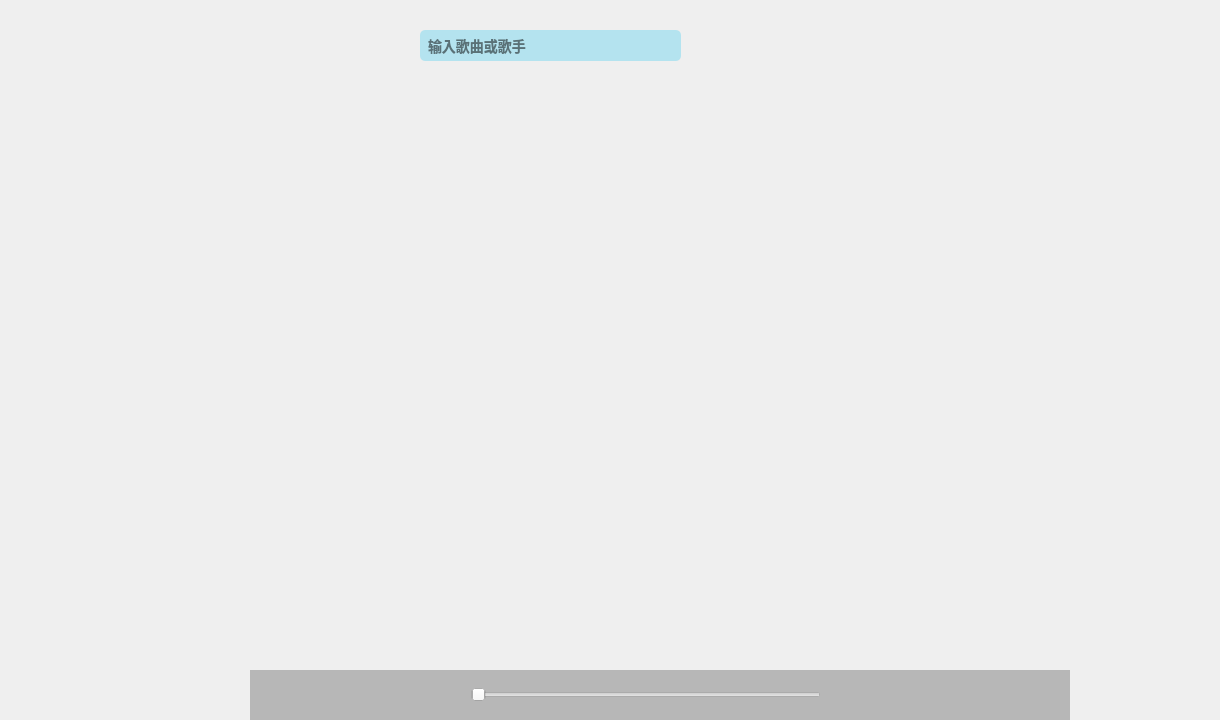
<?xml version="1.0" encoding="UTF-8"?>
<ui version="4.0">
 <class>HomeScreen</class>
 <widget class="QWidget" name="HomeScreen">
  <property name="geometry">
   <rect>
    <x>0</x>
    <y>0</y>
    <width>1220</width>
    <height>720</height>
   </rect>
  </property>
  <property name="windowTitle">
   <string>Form</string>
  </property>
  <property name="styleSheet">
   <string notr="true">
QFrame#frame
{
	
	/*background-color: rgb(58, 255, 249);*/
	
	border-image:url(:/res/background/bg3.jpg);		/*背景大小会自适应窗口大小*/
/*
	border-top-left-radius:10px;
	border-top-right-radius:10px;
	border-bottom-left-radius:10px;
	border-bottom-right-radius:10px;
*/
	border-radius:10px;

}

QPushButton#btn_max
{
	background-image: url(:/res/rightTop/max.png);	/*背景图片会以原大小显示，不会自动适应窗口大小*/
}
QPushButton#btn_min
{
	background-image: url(:/res/rightTop/min.png);
}
QPushButton#btn_quit
{
	background-image: url(:/res/rightTop/quit.png);
	
}

QPushButton#btn_menu
{
	background-image: url(:/res/rightTop/menu.png);
}

/* QPushButton#btn_max,QPushButton#btn_min,QPushButton#btn_quit,QPushButton#btn_menu
{
	background-repeat:no-repeat;	
	border:none;						
	background-position:center;			

} */
QPushButton
{
    background-repeat:no-repeat;	
	border:none;						
	background-position:center;	
	width:32px;
	height:32px;
}

/*hover*/
QPushButton#btn_quit:hover
{
	background-color:rgb(230,0,0);
}
QPushButton#btn_max:hover,QPushButton#btn_min:hover,QPushButton#btn_menu:hover
{
	background-color: rgba(255, 255, 255,100);
}
/*查找按钮*/
QPushButton#btn_search
{
    background-image: url(://res/smallImage/sereach.png);
    border:none;
    background-repeat: no-repeat;
  	background-position: center;
}
/*搜索框*/
QLineEdit#lineEdit_search
{
    border: none;
	border-radius: 5px;
	background-color: rgba(179,226,239,250);

    font:bold 14px;
    color:black;
    padding:6px;
}
QPushButton#btn_search:hover
{
    background-image: url(:/res/smallImage-hover/sereach-hover.png);
}

/*底部按钮样式*/
QWidget#bottom_widget
{
	background-color: rgba(144, 144, 144,150);
}
/* QPushButton#btn_preSong,QPushButton#btn_play,QPushButton#btn_nextSong,
QPushButton#btn_like,QPushButton#btn_loop,QPushButton#btn_location,
QPushButton#btn_playList,QPushButton#btn_volume
{
    border:none;
	width: 32px;
    height: 32px;


    background-repeat: no-repeat;
    background-position: center;
} */

QPushButton#btn_preSong
{
    background-image: url(://res/smallImage/pre.png);
}
QPushButton#btn_preSong:hover
{
    background-image: url(://res/smallImage-hover/pre-hover.png);
}

QPushButton#btn_play
{
    background-image: url(://res/smallImage/pase.png);
}
QPushButton#btn_play:hover
{
    background-image: url(://res/smallImage-hover/pase-hover.png);
}

QPushButton#btn_nextSong
{
    background-image: url(://res/smallImage/next.png);
}
QPushButton#btn_nextSong:hover
{
    background-image: url(://res/smallImage-hover/next-hover.png);
}

QPushButton#btn_like
{
    background-image: url(://res/smallImage/like.png);
}
QPushButton#btn_like:hover
{
    background-image: url(://res/smallImage-hover/like-hover.png);
}


QPushButton#btn_loop
{
    background-image: url(://res/smallImage/loop.png);
}
QPushButton#btn_loop:hover
{
    background-image: url(://res/smallImage-hover/loop-hover.png);
}

QPushButton#btn_location
{
    background-image: url(://res/smallImage/location.png);
}
QPushButton#btn_location:hover
{
    background-image: url(://res/smallImage-hover/location-hover.png);
}

QPushButton#btn_playList
{
    background-image: url(://res/smallImage/playlist.png);
}
QPushButton#btn_playList:hover
{
    background-image: url(://res/smallImage-hover/playlist-hover.png);
}

QPushButton#btn_volume
{
    background-image: url(://res/smallImage/music-voice.png);
}
QPushButton#btn_volume:hover
{
    background-image: url(://res/smallImage-hover/music-voice-hover.png);
}

/********左边栏********/
QPushButton#btn_list_l
{
    background-image: url(://res/smallImage/music.png);
}
QPushButton#btn_like_l
{
    background-image: url(://res/smallImage/Ilike.png);
}
QPushButton#btn_hide_l
{
    background-image: url(://res/smallImage/left.png);
}

QPushButton#btn_list_l:hover
{
    background-image: url(://res/smallImage-hover/music-hover.png);
}
QPushButton#btn_like_l:hover
{
    background-image: url(://res/smallImage-hover/Ilike-hover.png);
}
QPushButton#btn_hide_l:hover
{
    background-image: url(://res/smallImage-hover/left-hover.png);
}

















</string>
  </property>
  <layout class="QGridLayout" name="gridLayout" rowstretch="0">
   <property name="leftMargin">
    <number>0</number>
   </property>
   <property name="topMargin">
    <number>0</number>
   </property>
   <property name="rightMargin">
    <number>0</number>
   </property>
   <property name="bottomMargin">
    <number>0</number>
   </property>
   <property name="spacing">
    <number>0</number>
   </property>
   <item row="0" column="1">
    <widget class="QFrame" name="frame">
     <property name="toolTip">
      <string/>
     </property>
     <property name="statusTip">
      <string/>
     </property>
     <property name="styleSheet">
      <string notr="true"/>
     </property>
     <widget class="QPushButton" name="btn_quit">
      <property name="geometry">
       <rect>
        <x>1159</x>
        <y>0</y>
        <width>32</width>
        <height>32</height>
       </rect>
      </property>
      <property name="layoutDirection">
       <enum>Qt::LeftToRight</enum>
      </property>
      <property name="text">
       <string/>
      </property>
     </widget>
     <widget class="QPushButton" name="btn_max">
      <property name="geometry">
       <rect>
        <x>1123</x>
        <y>0</y>
        <width>32</width>
        <height>32</height>
       </rect>
      </property>
      <property name="styleSheet">
       <string notr="true"/>
      </property>
      <property name="text">
       <string/>
      </property>
      <property name="autoDefault">
       <bool>false</bool>
      </property>
     </widget>
     <widget class="QPushButton" name="btn_min">
      <property name="geometry">
       <rect>
        <x>1087</x>
        <y>0</y>
        <width>32</width>
        <height>32</height>
       </rect>
      </property>
      <property name="text">
       <string/>
      </property>
     </widget>
     <widget class="QPushButton" name="btn_menu">
      <property name="geometry">
       <rect>
        <x>1050</x>
        <y>0</y>
        <width>32</width>
        <height>32</height>
       </rect>
      </property>
      <property name="text">
       <string/>
      </property>
     </widget>
     <widget class="QWidget" name="bottom_widget" native="true">
      <property name="geometry">
       <rect>
        <x>250</x>
        <y>670</y>
        <width>820</width>
        <height>50</height>
       </rect>
      </property>
      <property name="styleSheet">
       <string notr="true"/>
      </property>
      <widget class="QPushButton" name="btn_preSong">
       <property name="geometry">
        <rect>
         <x>9</x>
         <y>9</y>
         <width>32</width>
         <height>32</height>
        </rect>
       </property>
       <property name="minimumSize">
        <size>
         <width>32</width>
         <height>0</height>
        </size>
       </property>
       <property name="maximumSize">
        <size>
         <width>32</width>
         <height>16777215</height>
        </size>
       </property>
       <property name="text">
        <string/>
       </property>
      </widget>
      <widget class="QPushButton" name="btn_play">
       <property name="geometry">
        <rect>
         <x>73</x>
         <y>9</y>
         <width>32</width>
         <height>32</height>
        </rect>
       </property>
       <property name="minimumSize">
        <size>
         <width>32</width>
         <height>0</height>
        </size>
       </property>
       <property name="maximumSize">
        <size>
         <width>32</width>
         <height>16777215</height>
        </size>
       </property>
       <property name="text">
        <string/>
       </property>
      </widget>
      <widget class="QPushButton" name="btn_nextSong">
       <property name="geometry">
        <rect>
         <x>137</x>
         <y>9</y>
         <width>32</width>
         <height>32</height>
        </rect>
       </property>
       <property name="minimumSize">
        <size>
         <width>32</width>
         <height>0</height>
        </size>
       </property>
       <property name="maximumSize">
        <size>
         <width>32</width>
         <height>16777215</height>
        </size>
       </property>
       <property name="text">
        <string/>
       </property>
      </widget>
      <widget class="QPushButton" name="btn_location">
       <property name="geometry">
        <rect>
         <x>699</x>
         <y>9</y>
         <width>32</width>
         <height>32</height>
        </rect>
       </property>
       <property name="text">
        <string/>
       </property>
      </widget>
      <widget class="QPushButton" name="btn_playList">
       <property name="geometry">
        <rect>
         <x>737</x>
         <y>9</y>
         <width>32</width>
         <height>32</height>
        </rect>
       </property>
       <property name="text">
        <string/>
       </property>
      </widget>
      <widget class="QPushButton" name="btn_volume">
       <property name="geometry">
        <rect>
         <x>775</x>
         <y>9</y>
         <width>32</width>
         <height>32</height>
        </rect>
       </property>
       <property name="text">
        <string/>
       </property>
      </widget>
      <widget class="QPushButton" name="btn_loop">
       <property name="geometry">
        <rect>
         <x>661</x>
         <y>9</y>
         <width>32</width>
         <height>32</height>
        </rect>
       </property>
       <property name="text">
        <string/>
       </property>
      </widget>
      <widget class="QSlider" name="horizontalSlider">
       <property name="geometry">
        <rect>
         <x>221</x>
         <y>14</y>
         <width>350</width>
         <height>22</height>
        </rect>
       </property>
       <property name="minimumSize">
        <size>
         <width>350</width>
         <height>0</height>
        </size>
       </property>
       <property name="maximumSize">
        <size>
         <width>350</width>
         <height>16777215</height>
        </size>
       </property>
       <property name="orientation">
        <enum>Qt::Horizontal</enum>
       </property>
      </widget>
      <widget class="QPushButton" name="btn_like">
       <property name="geometry">
        <rect>
         <x>623</x>
         <y>9</y>
         <width>32</width>
         <height>32</height>
        </rect>
       </property>
       <property name="minimumSize">
        <size>
         <width>32</width>
         <height>0</height>
        </size>
       </property>
       <property name="maximumSize">
        <size>
         <width>32</width>
         <height>16777215</height>
        </size>
       </property>
       <property name="text">
        <string/>
       </property>
      </widget>
     </widget>
     <widget class="QStackedWidget" name="stackedWidget">
      <property name="geometry">
       <rect>
        <x>0</x>
        <y>140</y>
        <width>350</width>
        <height>530</height>
       </rect>
      </property>
      <widget class="QWidget" name="page_list"/>
      <widget class="QWidget" name="page_like"/>
      <widget class="QWidget" name="page_hide"/>
     </widget>
     <widget class="QPushButton" name="btn_list_l">
      <property name="geometry">
       <rect>
        <x>40</x>
        <y>100</y>
        <width>32</width>
        <height>32</height>
       </rect>
      </property>
      <property name="text">
       <string/>
      </property>
     </widget>
     <widget class="QPushButton" name="btn_like_l">
      <property name="geometry">
       <rect>
        <x>150</x>
        <y>100</y>
        <width>32</width>
        <height>32</height>
       </rect>
      </property>
      <property name="text">
       <string/>
      </property>
     </widget>
     <widget class="QPushButton" name="btn_hide_l">
      <property name="geometry">
       <rect>
        <x>270</x>
        <y>100</y>
        <width>32</width>
        <height>32</height>
       </rect>
      </property>
      <property name="text">
       <string/>
      </property>
     </widget>
     <widget class="QLineEdit" name="lineEdit_search">
      <property name="geometry">
       <rect>
        <x>420</x>
        <y>30</y>
        <width>261</width>
        <height>31</height>
       </rect>
      </property>
      <property name="toolTip">
       <string/>
      </property>
      <property name="inputMask">
       <string/>
      </property>
      <property name="text">
       <string/>
      </property>
      <property name="placeholderText">
       <string>输入歌曲或歌手</string>
      </property>
     </widget>
     <widget class="QPushButton" name="btn_search">
      <property name="geometry">
       <rect>
        <x>700</x>
        <y>30</y>
        <width>31</width>
        <height>31</height>
       </rect>
      </property>
      <property name="text">
       <string/>
      </property>
     </widget>
    </widget>
   </item>
  </layout>
 </widget>
 <resources/>
 <connections/>
</ui>
